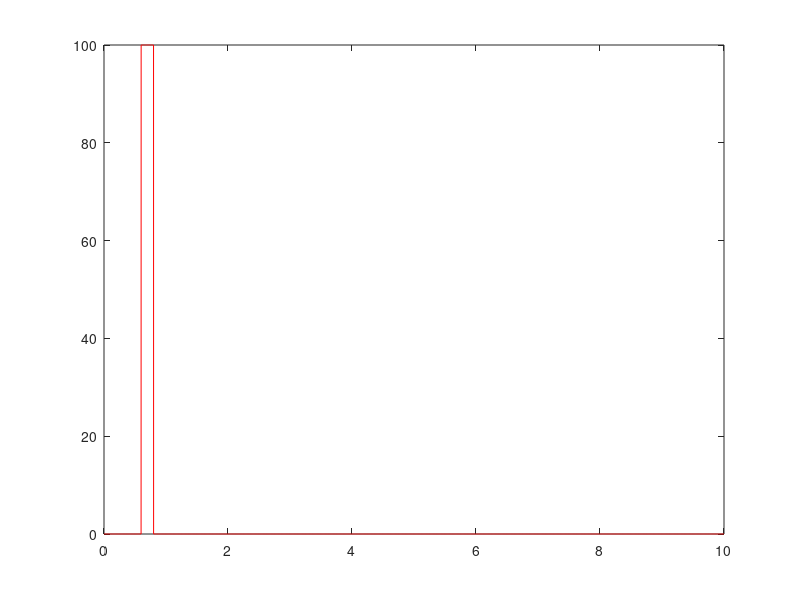
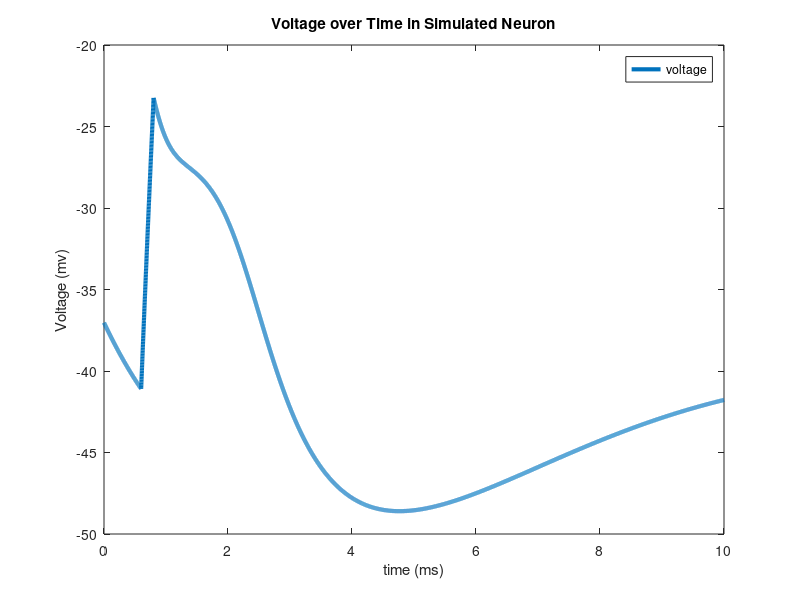
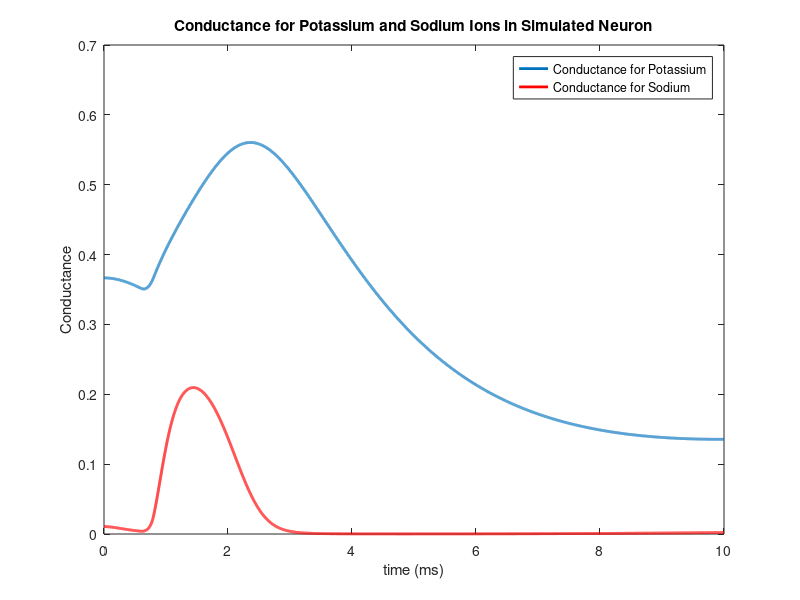
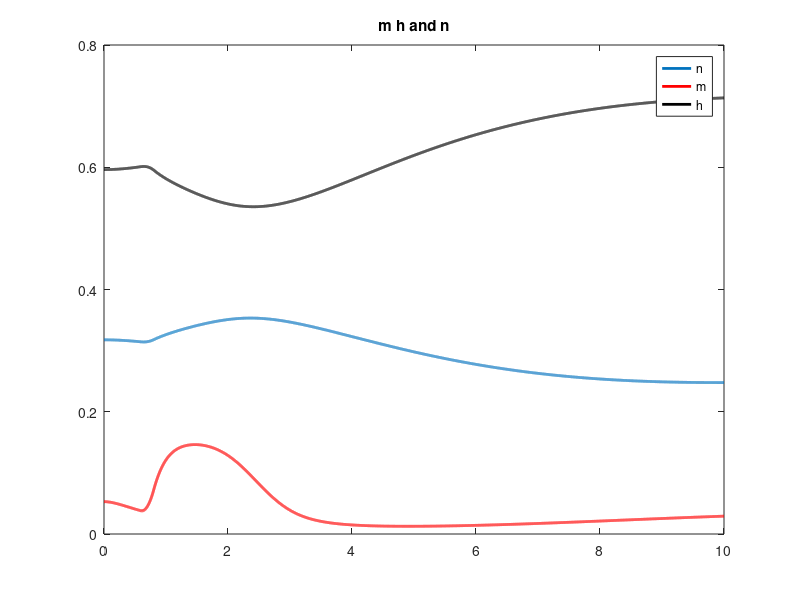

These charts were generated, in order, by the following MATLAB code:
clear
close all
clc
%===simulation time===
simulationTime = 10; %in milliseconds
deltaT=.001;
Fs = 1/deltaT;
t=0:deltaT:simulationTime;
vc = 0;

% Vrest = -60;
% drugs application
pctTTX = 0;
pctTEA = 0;
TTX = 1-pctTTX;
TEA = 1 - pctTEA;

%===constant parameters===%
%All of these can be found in Table 3
C_out_Na = 440;
C_in_Na = 50;
C_out_K = 22;
C_in_K = 400;
% R = 8314.4621; %J/kmol*K
% F = 9.64853399e4; % Faraday constant
K = 0.086173; % R/zF
T = 273.16 + 8.5; % in kelvin

E_K = K*T*(log(C_out_K/C_in_K));
E_Na = K*T*(log(C_out_Na/C_in_Na));
E_L=10.6;
gbar_K=36*TEA; 
gbar_Na=120*TTX; 
g_L=.3;

C=1;
%===set the initial states===%
V=0; %Baseline voltage

alpha_n = .01 * ( (10-V) / (exp((10-V)/10)-1) ); %Equation 12
beta_n = .125*exp(-V/80); %Equation 13
alpha_m = .1*( (25-V) / (exp((25-V)/10)-1) ); %Equation 20
beta_m = 4*exp(-V/18); %Equation 21
alpha_h = .07*exp(-V/20); %Equation 23
beta_h = 1/(exp((30-V)/10)+1); %Equation 24

n(1) = alpha_n/(alpha_n+beta_n); %Equation 9
m(1) = alpha_m/(alpha_m+beta_m); %Equation 18
h(1) = alpha_h/(alpha_h+beta_h); %Equation 18

% Define Vrest
g_Na = 0.026;%(gbar_Na*(m(1).^3).*h(1));
g_K = 0.07;%gbar_K*(n(1).^4));
Vrest = ((g_Na*E_Na)+(g_K*E_K))/(g_Na+g_K);
E_K = (E_K - Vrest); 
E_Na = (E_Na - Vrest) ;
% E_K = -12.8;
% E_Na = 115.2;


I_Na = zeros(1,length(t)); %Equations 3 and 14
I_K = zeros(1,length(t)); %Equations 4 and 6
I_L = zeros(1,length(t)); %Equation 5
I_ion = zeros(1,length(t));

I = zeros(1,numel(t));
V = zeros(1, numel(t));
%% ======== define stimuli =====================
if vc
    voltageLevels= 60;
    
    stimS = 0.5; % in ms
    stimE = 5.5; % in ms
    stimDur = round((stimE-stimS))*Fs;
    V(round(stimS*Fs):round(stimE*Fs)) = voltageLevels; %I(2001:numel(t)) = currentLevels;
else
    %Set externally applied current across time
    %Here, first 500 timesteps are at current of 50, next 1500 timesteps at
    %current of zero (resets resting potential of neuron), and the rest of
    %timesteps are at constant current
    currentLevels1 = [100]; %Change this to see effect of different currents on voltage (Suggested values: 3, 20, 50, 1000)
    
    stimS1 = 0.6; % in ms
    stimE1 = 0.8; % in ms
    stimDur1 = round((stimE1-stimS1)*Fs);
    I(round(stimS1*Fs):round(stimE1*Fs)) = currentLevels1; %I(2001:numel(t)) = currentLevels;
    
%     currentLevels2 = [0]; %Change this to see effect of different currents on voltage (Suggested values: 3, 20, 50, 1000)
%     
%     stimS2 = 1; % in ms
%     stimE2 = 1; % in ms
%     stimDur2 = round((stimE2-stimS2)*Fs);
%     I(round(stimS2*Fs):round(stimE2*Fs)) = currentLevels2; %I(2001:numel(t)) = currentLevels;
    
    %plot the stimulus
    figure
    plot(t,I,'r')
    %Comment out the above line and uncomment the line below for constant current, and observe effects on voltage timecourse
    %I(1:numel(t)) = currentLevels;
end

for i=1:numel(t)-1 %Compute coefficients, currents, and derivates at each time step
    
    %---calculate the coefficients---%
    %Equations here are same as above, just calculating at each time step
    alpha_n(i) = (.01 * ( (10-V(i)) / (exp((10-V(i))/10)-1) ));
    beta_n(i) = .125*exp(-V(i)/80);
    alpha_m(i) = (.1*( (25-V(i)) / (exp((25-V(i))/10)-1) ));
    beta_m(i) = 4*exp(-V(i)/18);
    alpha_h(i) = .07*exp(-V(i)/20);
    beta_h(i) = 1/(exp((30-V(i))/10)+1);
    
    
    %---calculate the currents---%
    I_Na(i) = (m(i)^3) * gbar_Na * h(i) * (V(i)-E_Na); %Equations 3 and 14
    I_K(i) = (n(i)^4) * gbar_K * (V(i)-E_K); %Equations 4 and 6
    I_L(i) = g_L *(V(i)-E_L); %Equation 5
    I_ion(i) = I(i) - I_K(i) - I_Na(i) - I_L(i);
    
    
    
    %---calculate the derivatives using Euler first order approximation---%
    if ~vc
        V(i+1) = V(i) + deltaT*I_ion(i)/C;
    end
    %     I_ion(i) = (C*(-V(i)+V(i+1)))/deltaT;
    n(i+1) = (n(i) + deltaT*(alpha_n(i) *(1-n(i)) - beta_n(i) * n(i))); %Equation 7
    m(i+1) = (m(i) + deltaT*(alpha_m(i) *(1-m(i)) - beta_m(i) * m(i))); %Equation 15
    h(i+1) = (h(i) + deltaT*(alpha_h(i) *(1-h(i)) - beta_h(i) * h(i))); %Equation 16
    
end


V = V+Vrest; %Set resting potential to -70mv

%===plot Voltage===%
figure
plot(t,V,'LineWidth',3)
hold on
legend({'voltage'})
ylabel('Voltage (mv)')
xlabel('time (ms)')
title('Voltage over Time in Simulated Neuron')


%===plot Conductance===%
figure
p1 = plot(t,gbar_K*n.^4,'LineWidth',2);
hold on
p2 = plot(t,gbar_Na*(m.^3).*h,'r','LineWidth',2);
legend([p1, p2], 'Conductance for Potassium', 'Conductance for Sodium')
ylabel('Conductance')
xlabel('time (ms)')
title('Conductance for Potassium and Sodium Ions in Simulated Neuron')

% ======== plot n, m and h ================
figure
p1 = plot(t,n,'LineWidth',2);
hold on
p2 = plot(t,m,'r','LineWidth',2);
p3 = plot(t,h,'k','LineWidth',2);
title('m h and n')
legend('n','m','h')

% ========== plot individual currents ================
figure
p1 = plot(t,I_Na,'r','LineWidth',2);
hold on
p2 = plot(t,I_K,'b','LineWidth',2);
Itot = I_Na+I_K+I_L-I;
p3 = plot(t,Itot,'k','LineWidth',2);
title('Currents')
legend('Na', 'K', 'Total')

